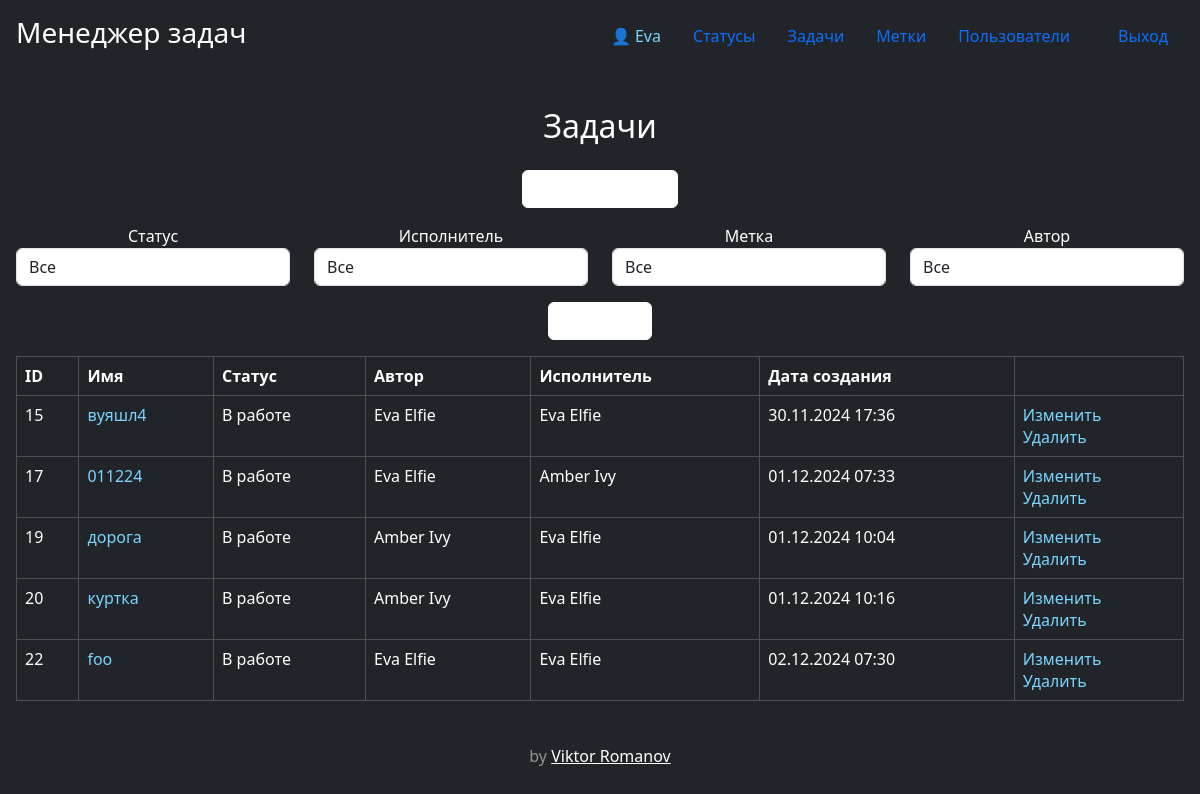
Page /tasks/ (signed in) on the earlier database version.
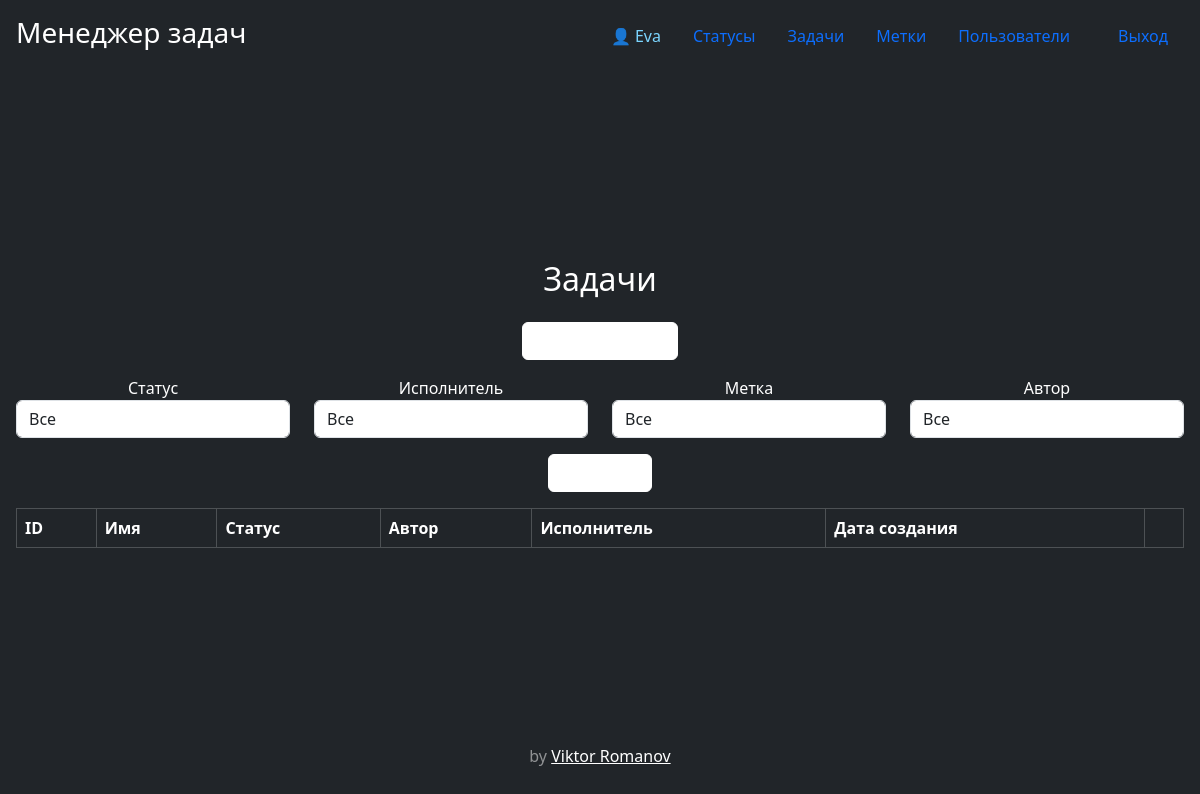
Same page on the later database version.
### task_manager/tasks/models.py (models this page shows, shortened)
class Task(models.Model):
    name = models.CharField(max_length=255, blank=False, unique=True)
    description = models.TextField(blank=False)
    author = models.ForeignKey(User, on_delete=models.PROTECT)
    status = models.ForeignKey(Status, on_delete=models.PROTECT)
    executor = models.ForeignKey(
        User, on_delete=models.PROTECT, related_name='Executor')
    labels = models.ManyToManyField(Label, blank=True)
    created_at = models.DateTimeField(auto_now_add=True)

### task_manager/statuses/models.py (models this page shows)
class Status(models.Model):
    name = models.CharField(max_length=255)
    created_at = models.DateTimeField(auto_now_add=True)
    def __str__(self):
        return self.name

### task_manager/users/models.py (models this page shows)
class User(AbstractUser):
    first_name = models.CharField(blank=False, max_length=150)
    last_name = models.CharField(blank=False, max_length=150)
    USERNAME_FIELD = 'username'
    def __str__(self):
        return self.first_name + ' ' + self.last_name

### task_manager/tasks/views.py (the view)
# urls.py: path('', views.tasks_list, name='tasks_list'),
def tasks_list(request):
    if not request.user.is_authenticated:
        messages.warning(
            request, "Вы не авторизованы! Пожалуйста, выполните вход.")
        return redirect('login')
    tasks = Task.objects.all()
    status_filter = request.GET.get('status')
    if status_filter:
        tasks = tasks.filter(status_id=status_filter)
    executor_filter = request.GET.get('executor')
    if executor_filter:
        tasks = tasks.filter(executor_id=executor_filter)
    label_filter = request.GET.get('label')
    if label_filter:
        tasks = tasks.filter(labels__id=label_filter)
    author_filter = request.GET.get('author')
    if author_filter == 'mine':
        tasks = tasks.filter(author=request.user)
    statuses = Status.objects.all()
    users = User.objects.all()
    labels = Label.objects.all()
    return render(request, 'tasks/tasks_list.html', {
        'tasks': tasks,
        'statuses': statuses,
        'users': users,
        'labels': labels,
    })

### task_manager/templates/tasks/tasks_list.html (shortened to what this page needs)
{% extends 'base.html' %}
{% block content %}
<div>
    <h2 class="my-4">Задачи</h2>
    <p><a href="{% url 'task_create' %}" class="btn btn-primary btn-secondary fw-bold border-white bg-white">Создать задачу</a></p>
    <form method="get" class="my-3">
        <div class="row">
            <div class="col-md-3">
                <label for="status">Статус</label>
                <select name="status" id="status" class="form-control">
                    <option value="">Все</option>
                </select>
            </div>
            <div class="col-md-3">
                <label for="executor">Исполнитель</label>
                <select name="executor" id="executor" class="form-control">
                    <option value="">Все</option>
                </select>
            </div>
            <div class="col-md-3">
                <label for="label">Метка</label>
                <select name="label" id="label" class="form-control">
                    <option value="">Все</option>
                </select>
            </div>
            <div class="col-md-3">
                <label for="author">Автор</label>
                <select name="author" id="author" class="form-control">
                    <option value="">Все</option>
                </select>
            </div>
            <div class="col-md-12 mt-3">
                <button type="submit" class="btn btn-primary btn-secondary fw-bold border-white bg-white">Показать</button>
            </div>
        </div>
    </form>
    <table class="table table-bordered table-hover table-dark text-nowrap" data-test="urls">
        <thead>
            <tr>
                <th>ID</th>
                <th>Имя</th>
                <th>Статус</th>
                <th>Автор</th>
                <th>Исполнитель</th>
                <th>Дата создания</th>
                <th></th>
            </tr>
        </thead>
        <tbody>
            {% for task in tasks %}
            <tr>
                <td>{{ task.id }}</td>
                <td><a href="{% url 'task_info' task.pk %}" style="text-decoration: none; color: #7bd5ff;">{{ task.name }}</a></td>
                <td>{{ task.status }}</td>
                <td>{{ task.author }}</td>
                <td>{{ task.executor }}</td>
                <td>{{ task.created_at|date:"d.m.Y H:i" }}</td>
                <td>
                    <a href="{% url 'task_update' task.pk %}" style="text-decoration: none; color: #7bd5ff;">Изменить</a>
                    <br>
                    <a href="{% url 'task_delete' task.pk %}" style="text-decoration: none; color: #7bd5ff;">Удалить</a>
                </td>
            </tr>
            {% endfor %}
        </tbody>
    </table>
</div>
{% endblock %}

Differences in the rows shown:
removed Task: id "15", name "вуяшл4", status "В работе", author "Eva Elfie", executor "Eva Elfie", created_at "30.11.2024 17:36"
removed Task: id "17", name "011224", status "В работе", author "Eva Elfie", executor "Amber Ivy", created_at "01.12.2024 07:33"
removed Task: id "19", name "дорога", status "В работе", author "Amber Ivy", executor "Eva Elfie", created_at "01.12.2024 10:04"
removed Task: id "20", name "куртка", status "В работе", author "Amber Ivy", executor "Eva Elfie", created_at "01.12.2024 10:16"
removed Task: id "22", name "foo", status "В работе", author "Eva Elfie", executor "Eva Elfie", created_at "02.12.2024 07:30"
